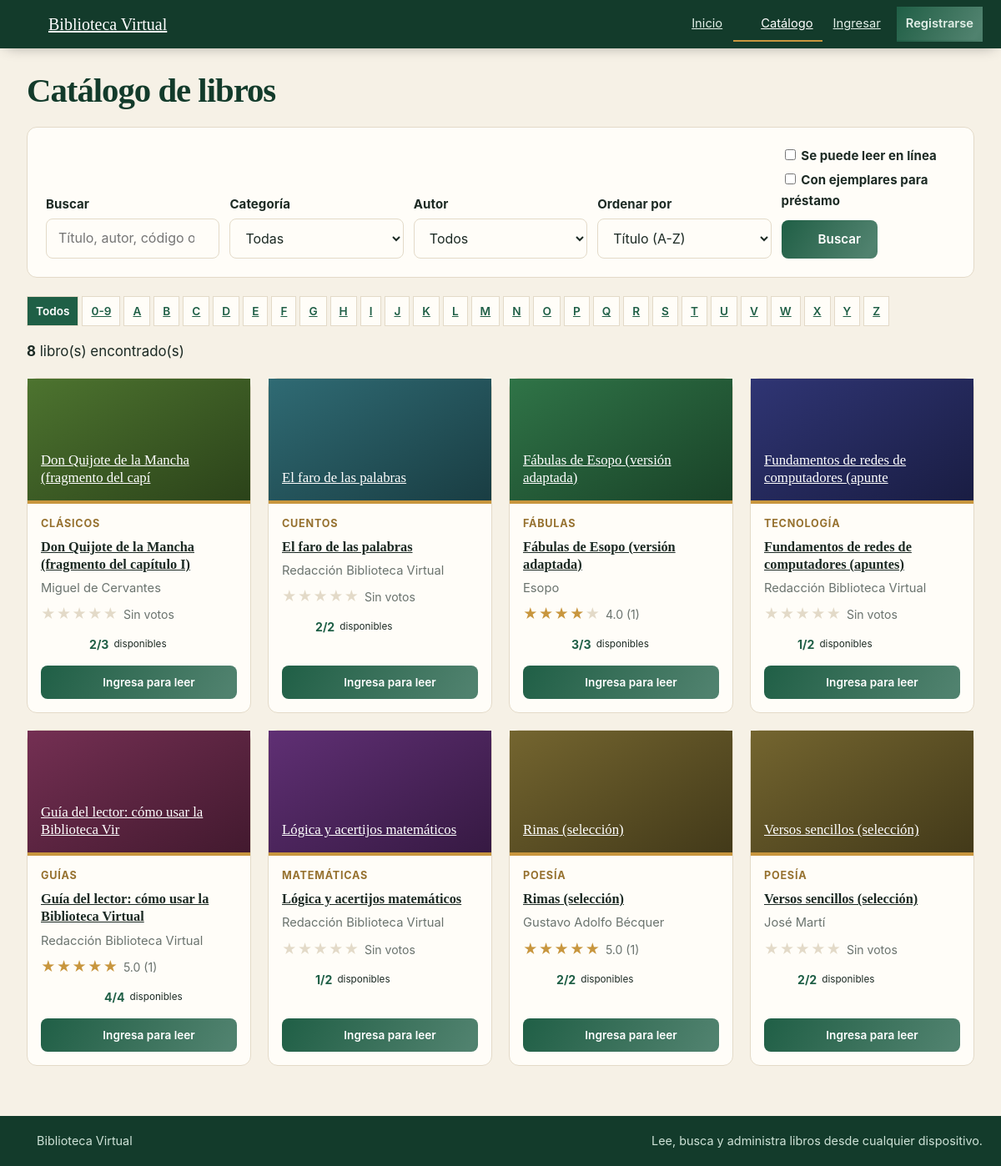
/catalogo.php, run on the app's committed database.
### tables this page shows
CREATE TABLE configuracion (
  clave VARCHAR(40) NOT NULL,
  valor TEXT DEFAULT NULL,
  PRIMARY KEY (clave)
);

CREATE TABLE libros (
  id INT NOT NULL AUTO_INCREMENT,
  codigo VARCHAR(30) NOT NULL,
  titulo VARCHAR(150) NOT NULL,
  autor_id INT NOT NULL,
  categoria_id INT NOT NULL,
  editorial VARCHAR(100) DEFAULT NULL,
  anio SMALLINT DEFAULT NULL,
  ejemplares INT NOT NULL DEFAULT 0,
  descripcion TEXT DEFAULT NULL,
  archivo VARCHAR(80) DEFAULT NULL,
  creado_en TIMESTAMP NOT NULL DEFAULT CURRENT_TIMESTAMP,
  PRIMARY KEY (id),
  UNIQUE KEY uq_libros_codigo (codigo),
  KEY idx_libros_titulo (titulo),
  KEY idx_libros_autor (autor_id),
  KEY idx_libros_categoria (categoria_id),
  CONSTRAINT fk_libros_autor FOREIGN KEY (autor_id) REFERENCES autores(id) ON DELETE RESTRICT,
  CONSTRAINT fk_libros_categoria FOREIGN KEY (categoria_id) REFERENCES categorias(id) ON DELETE RESTRICT
);

CREATE TABLE categorias (
  id INT NOT NULL AUTO_INCREMENT,
  nombre VARCHAR(60) NOT NULL,
  descripcion VARCHAR(200) DEFAULT NULL,
  PRIMARY KEY (id),
  UNIQUE KEY uq_categorias_nombre (nombre)
);

CREATE TABLE autores (
  id INT NOT NULL AUTO_INCREMENT,
  nombre VARCHAR(100) NOT NULL,
  nacionalidad VARCHAR(60) DEFAULT NULL,
  PRIMARY KEY (id),
  UNIQUE KEY uq_autores_nombre (nombre)
);

### conectar.php (called while the page is built, shortened)
<?php
$servidor = isset($_SERVER['SERVER_NAME']) ? $_SERVER['SERVER_NAME'] : 'localhost';
if ($servidor === 'localhost' || $servidor === '127.0.0.1') {
    $DB_HOST = 'localhost';
    $DB_USER = 'root';
    $DB_PASS = '';
    $DB_NAME = 'biblioteca_virtual';
} else {
    $DB_HOST = 'sqlXXX.infinityfree.com';
    $DB_USER = 'ifXXXXXXXX';
    $DB_PASS = 'CLAVE_DE_LA_BASE';
    $DB_NAME = 'ifXXXXXXXX_biblioteca';
}
function db() {
    static $cn = null;
    global $DB_HOST, $DB_USER, $DB_PASS, $DB_NAME;
    if ($cn === null) {
        $cn = new mysqli($DB_HOST, $DB_USER, $DB_PASS, $DB_NAME);
        $cn->set_charset('utf8mb4');
        $cn->query("SET time_zone = '-05:00'");
    }
    return $cn;
}

### catalogo.php (the view, shortened to what this page needs)
<?php
require_once 'seguridad.php';
$cn = db();
$q = trim(isset($_GET['q']) ? $_GET['q'] : '');
$categoria = (int)(isset($_GET['categoria']) ? $_GET['categoria'] : 0);
$autor = (int)(isset($_GET['autor']) ? $_GET['autor'] : 0);
$letra = strtoupper(trim(isset($_GET['letra']) ? $_GET['letra'] : ''));
if (!preg_match('/^([A-Z]|0)$/', $letra)) { $letra = ''; }
$solo_disp = isset($_GET['disp']) ? 1 : 0;
$solo_leer = isset($_GET['leer']) ? 1 : 0;
$ordenes = array(
    'titulo_asc' => 'l.titulo ASC',
    'titulo_desc' => 'l.titulo DESC',
    'autor' => 'a.nombre ASC, l.titulo ASC',
    'anio_desc' => 'l.anio DESC, l.titulo ASC',
    'anio_asc' => 'l.anio ASC, l.titulo ASC',
    'disp_desc' => 'disponibles DESC, l.titulo ASC'
);
$orden = isset($_GET['orden']) ? $_GET['orden'] : 'titulo_asc';
$expr_disp = sql_disponibles('l');
$donde = ' WHERE 1=1';
$tipos = '';
$params = array();
$desde = ' FROM libros l JOIN autores a ON a.id = l.autor_id JOIN categorias c ON c.id = l.categoria_id';
$total = (int)valor($cn, 'SELECT COUNT(*)' . $desde . $donde, $tipos, $params);
$por_pagina = 12;
$paginas = max(1, (int)ceil($total / $por_pagina));
$pagina = max(1, min($paginas, (int)(isset($_GET['pagina']) ? $_GET['pagina'] : 1)));
$libros = consulta($cn, 'SELECT l.id, l.titulo, l.anio, l.ejemplares, l.categoria_id, c.nombre AS categoria, a.nombre AS autor, ' . $expr_disp . ' AS disponibles, ' . sql_extra_tarjeta() . $desde . $donde . ' ORDER BY ' . $ordenes[$orden] . ' LIMIT ' . $por_pagina . ' OFFSET ' . (($pagina - 1) * $por_pagina), $tipos, $params);
$base = $_GET;
unset($base['pagina']);
$enlace = function ($extra) use ($base) {
    return 'catalogo.php?' . http_build_query(array_merge($base, $extra));
};
require 'cabecera.php';
?>
<h1>Catálogo de libros</h1>
<form class="panel" method="get" action="catalogo.php">
  <div class="filtros">
    <div><label for="q">Buscar</label><input id="q" type="search" name="q" value="<?php echo e($q); ?>" placeholder="Título, autor, código o editorial"></div>
    <div><label for="categoria">Categoría</label>
      <select id="categoria" name="categoria"><option value="0">Todas</option>
      </select></div>
    <div><label for="autor">Autor</label>
      <select id="autor" name="autor"><option value="0">Todos</option>
      </select></div>
    <div><label for="orden">Ordenar por</label>
      <select id="orden" name="orden">
        <option value="titulo_asc" <?php echo $orden === 'titulo_asc' ? 'selected' : ''; ?>>Título (A-Z)</option>
      </select></div>
    <div><label><input type="checkbox" name="leer" value="1" <?php echo $solo_leer ? 'checked' : ''; ?>> Se puede leer en línea</label>
      <label><input type="checkbox" name="disp" value="1" <?php echo $solo_disp ? 'checked' : ''; ?>> Con ejemplares para préstamo</label>
      <button class="btn" type="submit" style="margin-top:6px"><?php echo icono('buscar', 16); ?> Buscar</button></div>
  </div>
</form>
<div class="alfabeto" aria-label="Índice alfabético">
  <a class="<?php echo $letra === '' ? 'activo' : ''; ?>" href="<?php echo e($enlace(array('letra' => ''))); ?>">Todos</a>
  <a class="<?php echo $letra === '0' ? 'activo' : ''; ?>" href="<?php echo e($enlace(array('letra' => '0'))); ?>">0-9</a>
  <?php foreach (range('A', 'Z') as $L): ?><a class="<?php echo $letra === $L ? 'activo' : ''; ?>" href="<?php echo e($enlace(array('letra' => $L))); ?>"><?php echo $L; ?></a><?php endforeach; ?>
</div>
<p><strong><?php echo $total; ?></strong> libro(s) encontrado(s)<?php echo ($q !== '' || $categoria || $autor || $letra !== '' || $solo_disp || $solo_leer) ? ' · <a href="catalogo.php">Limpiar filtros</a>' : ''; ?></p>
<?php if (!count($libros)): ?>
  <div class="vacio">No se encontraron libros con esos criterios.</div>
<?php else: ?>
  <div class="rejilla">
    <?php foreach ($libros as $l) { echo tarjeta_libro($l); } ?>
  </div>
<?php endif; ?>
<?php require 'pie.php'; ?>

### cabecera.php (shortened to what this page needs)
<?php
$cab_cfg = config_sitio();
$cab_usuario = usuario_actual();
$cab_tema = ($cab_usuario && in_array($cab_usuario['tema'], array('auto', 'claro', 'oscuro'), true)) ? $cab_usuario['tema'] : 'auto';
$cab_pagina = basename($_SERVER['PHP_SELF']);
$cab_vencidos = 0;
$cab_solicitudes = 0;
$cab_edad = 0;
$cab_sugerencias = 0;
$cab_menu = array();
if (es_admin()) {
    $cab_menu = array(
        array('panel.php', 'Panel', 'inicio', array('panel.php'), 0),
        array('libros.php', 'Libros', 'libro', array('libros.php', 'libro_form.php', 'capitulos.php', 'capitulo_form.php'), 0),
        array('categorias.php', 'Categorías', 'etiqueta', array('categorias.php', 'categoria_form.php'), 0),
        array('autores.php', 'Autores', 'pluma', array('autores.php', 'autor_form.php'), 0),
        array('usuarios.php', 'Usuarios', 'usuario', array('usuarios.php', 'usuario_form.php', 'solicitudes_edad.php'), $cab_edad),
        array('prestamos.php', 'Préstamos', 'prestamo', array('prestamos.php', 'prestamo_form.php'), $cab_vencidos + $cab_solicitudes),
        array('sugerencias.php', 'Sugerencias', 'idea', array('sugerencias.php'), $cab_sugerencias),
        array('informes.php', 'Informes', 'grafico', array('informes.php'), 0),
        array('apariencia.php', 'Apariencia', 'paleta', array('apariencia.php'), 0),
        array('catalogo.php', 'Catálogo', 'buscar', array('catalogo.php', 'libro.php', 'leer.php'), 0)
    );
} else {
    $cab_menu[] = array('index.php', 'Inicio', 'inicio', array('index.php'), 0);
    $cab_menu[] = array('catalogo.php', 'Catálogo', 'buscar', array('catalogo.php', 'libro.php'), 0);
}
?>
<!DOCTYPE html>
<html lang="es" data-tema="<?php echo e($cab_tema); ?>">
<head>
<link rel="stylesheet" href="estilos.css?v=20261126-2">
</head>
<body data-csrf="<?php echo e(csrf_token()); ?>" data-logueado="<?php echo logueado() ? '1' : '0'; ?>">
<header class="barra">
  <div class="barra-in">
    <a class="logo" href="<?php echo es_admin() ? 'panel.php' : (es_bibliotecario() ? 'panel_bibliotecario.php' : 'index.php'); ?>"><?php echo icono('libro', 26); ?><span><?php echo e($cab_cfg['nombre_sitio']); ?></span></a>
    <nav class="menu">
      <?php foreach ($cab_menu as $cab_item): ?>
        <a class="<?php echo in_array($cab_pagina, $cab_item[3], true) ? 'activo' : ''; ?>" href="<?php echo e($cab_item[0]); ?>"><?php echo icono($cab_item[2], 16); ?> <?php echo e($cab_item[1]); ?></a>
      <?php endforeach; ?>
      <?php if (logueado()): ?>
        <a class="<?php echo $cab_pagina === 'perfil.php' ? 'activo' : ''; ?>" href="perfil.php"><?php echo $cab_usuario ? avatar_html($cab_usuario, 26) : icono('usuario', 16); ?> <?php echo e($_SESSION['nombre']); ?></a>
        <a href="logout.php"><?php echo icono('salir', 16); ?> Salir</a>
      <?php else: ?>
        <a class="<?php echo $cab_pagina === 'login.php' ? 'activo' : ''; ?>" href="login.php">Ingresar</a>
        <a class="btn btn-sm" href="registro.php">Registrarse</a>
      <?php endif; ?>
    </nav>
  </div>
</header>
<main class="contenedor">

### seguridad.php (shortened to what this page needs)
<?php
require_once __DIR__ . '/conectar.php';
function e($v) {
    return htmlspecialchars((string)$v, ENT_QUOTES, 'UTF-8');
}
function logueado() {
    return !empty($_SESSION['usuario_id']);
}
function es_admin() {
    return logueado() && isset($_SESSION['rol']) && $_SESSION['rol'] === 'admin';
}
function es_lector() {
    return logueado() && isset($_SESSION['rol']) && $_SESSION['rol'] === 'lector';
}
function es_bibliotecario() {
    return logueado() && isset($_SESSION['rol']) && $_SESSION['rol'] === 'bibliotecario';
}
function csrf_token() {
    return $_SESSION['csrf'];
}
function consulta($cn, $sql, $tipos = '', $params = array()) {
    $st = $cn->prepare($sql);
    $st->execute();
    $filas = array();
    $meta = $st->result_metadata();
    if ($meta) {
        if (method_exists($st, 'get_result')) {
            $r = $st->get_result();
            while ($f = $r->fetch_assoc()) { $filas[] = $f; }
        }
    }
    return $filas;
}
function fila($cn, $sql, $tipos = '', $params = array()) {
    $f = consulta($cn, $sql, $tipos, $params);
    return $f ? $f[0] : null;
}
function valor($cn, $sql, $tipos = '', $params = array()) {
    $f = fila($cn, $sql, $tipos, $params);
    return reset($f);
}
function usuario_actual() {
    static $u = false;
    if ($u === false) {
        $u = null;
    }
    return $u;
}
function config_sitio() {
    static $c = null;
    if ($c === null) {
        $c = array('nombre_sitio' => 'Biblioteca Virtual', 'color_primario' => '#1f5f46', 'color_acento' => '#c8963e', 'color_fondo' => '#f6f1e6', 'color_fondo_oscuro' => '#101a16', 'css_extra' => '');
        try {
            foreach (consulta(db(), 'SELECT clave, valor FROM configuracion') as $f) { $c[$f['clave']] = (string)$f['valor']; }
        } catch (Throwable $ex) {
        }
    }
    return $c;
}
function sql_disponibles($alias = 'l') {
    return '(' . $alias . ".ejemplares - (SELECT COUNT(*) FROM prestamos pd WHERE pd.libro_id = " . $alias . ".id AND pd.estado = 'Activo'))";
}
function sql_promedio($alias = 'l') {
    return '(SELECT ROUND(AVG(rs.puntuacion), 1) FROM resenas rs WHERE rs.libro_id = ' . $alias . '.id)';
}
function sql_votos($alias = 'l') {
    return '(SELECT COUNT(*) FROM resenas rv WHERE rv.libro_id = ' . $alias . '.id)';
}
function sql_leible($alias = 'l') {
    return '((SELECT COUNT(*) FROM capitulos cp WHERE cp.libro_id = ' . $alias . '.id) > 0 OR ' . $alias . '.archivo IS NOT NULL)';
}
function sql_extra_tarjeta() {
    return sql_promedio('l') . ' AS promedio, ' . sql_votos('l') . ' AS votos, ' . sql_leible('l') . ' AS leible';
}
function estrellas($promedio, $votos = null) {
    $p = (float)$promedio;
    $html = '<span class="estrellas" title="' . ($votos === 0 ? 'Sin calificaciones' : number_format($p, 1) . ' de 5') . '">';
    for ($i = 1; $i <= 5; $i++) {
        $html .= '<span class="' . ($p >= $i - 0.25 ? 'llena' : ($p >= $i - 0.75 ? 'media' : 'vacia')) . '">★</span>';
    }
    if ($votos !== null) { $html .= ' <small>' . ($votos > 0 ? number_format($p, 1) . ' (' . (int)$votos . ')' : 'Sin votos') . '</small>'; }
    return $html . '</span>';
}
function icono($nombre, $tam = 18) {
    $trazo = isset($p[$nombre]) ? $p[$nombre] : $p['libro'];
    return '<svg class="ico" width="' . (int)$tam . '" height="' . (int)$tam . '" viewBox="0 0 24 24" fill="none" stroke="currentColor" stroke-width="2" stroke-linecap="round" stroke-linejoin="round" aria-hidden="true">' . $trazo . '</svg>';
}
function iconos_ejemplares($disp, $total) {
    $disp = max(0, (int)$disp);
    $total = max(0, (int)$total);
    $mostrar = min($total, 10);
    $html = '<span class="ejemplares-iconos" title="' . $disp . ' de ' . $total . ' ejemplares físicos disponibles">';
    for ($i = 1; $i <= $mostrar; $i++) {
        $html .= '<span class="ej ' . ($i <= $disp ? 'on' : 'off') . '">' . icono('libro', 16) . '</span>';
    }
    return $html . '</span>';
}
function tarjeta_libro($l) {
    $disp = (int)$l['disponibles'];
    $total = (int)$l['ejemplares'];
    $matiz = ((int)$l['categoria_id'] * 47) % 360;
    $url = 'libro.php?id=' . (int)$l['id'];
    $leible = !empty($l['leible']);
    $h = '<article class="tarjeta-libro">';
    $h .= '<a class="portada" href="' . $url . '" style="--h:' . $matiz . '">' . icono('libro', 30) . '<span>' . e(mb_substr($l['titulo'], 0, 44)) . '</span></a>';
    $h .= '<div class="datos"><span class="cat">' . e($l['categoria']) . '</span>';
    $h .= '<h3><a href="' . $url . '">' . e($l['titulo']) . '</a></h3>';
    $h .= '<p class="autor">' . e($l['autor']) . '</p>';
    $h .= '<div class="valoracion">' . estrellas(isset($l['promedio']) ? $l['promedio'] : 0, isset($l['votos']) ? (int)$l['votos'] : 0) . '</div>';
    if ($total > 0) {
        $h .= '<div class="stock ' . ($disp > 0 ? 'hay' : 'agotado') . '">' . iconos_ejemplares($disp, $total) . '<strong>' . $disp . '/' . $total . '</strong> <small>disponibles</small></div>';
    } else {
        $h .= '<div class="stock hay"><small>Solo lectura en línea</small></div>';
    }
    $h .= '<div class="acciones-tarjeta">';
    if ($leible && logueado()) {
        $h .= '<a class="btn btn-sm" href="leer.php?id=' . (int)$l['id'] . '">' . icono('abierto', 16) . ' Leer ahora</a>';
    } elseif ($leible) {
        $h .= '<a class="btn btn-sm" href="login.php">' . icono('abierto', 16) . ' Ingresa para leer</a>';
    }
    $h .= '</div>';
    return $h . '</div></article>';
}

### data on the page
configuracion: valor "Biblioteca Virtual"
libros: $tam 30 (drawn), titulo "Don Quijote de la Mancha (fragmento del capí", categoria.nombre "CLÁSICOS", titulo "Don Quijote de la Mancha (fragmento del capítulo I)", autor.nombre "Miguel de Cervantes", shows "Sin votos", $tam 16 (drawn), disp "2", ejemplares "3"
libros: $tam 30 (drawn), titulo "El faro de las palabras", categoria.nombre "CUENTOS", autor.nombre "Redacción Biblioteca Virtual", shows "Sin votos", $tam 16 (drawn), disp "2", ejemplares "2"
libros: $tam 30 (drawn), titulo "Fábulas de Esopo (versión adaptada)", categoria.nombre "FÁBULAS", autor.nombre "Esopo", p "4.0", votos "1", $tam 16 (drawn), disp "3", ejemplares "3"
libros: $tam 30 (drawn), titulo "Fundamentos de redes de computadores (apunte", categoria.nombre "TECNOLOGÍA", titulo "Fundamentos de redes de computadores (apuntes)", autor.nombre "Redacción Biblioteca Virtual", shows "Sin votos", $tam 16 (drawn), disp "1", ejemplares "2"
libros: $tam 30 (drawn), titulo "Guía del lector: cómo usar la Biblioteca Vir", categoria.nombre "GUÍAS", titulo "Guía del lector: cómo usar la Biblioteca Virtual", autor.nombre "Redacción Biblioteca Virtual", p "5.0", votos "1", $tam 16 (drawn), disp "4", ejemplares "4"
libros: $tam 30 (drawn), titulo "Lógica y acertijos matemáticos", categoria.nombre "MATEMÁTICAS", autor.nombre "Redacción Biblioteca Virtual", shows "Sin votos", $tam 16 (drawn), disp "1", ejemplares "2"
libros: $tam 30 (drawn), titulo "Rimas (selección)", categoria.nombre "POESÍA", autor.nombre "Gustavo Adolfo Bécquer", p "5.0", votos "1", $tam 16 (drawn), disp "2", ejemplares "2"
libros: $tam 30 (drawn), titulo "Versos sencillos (selección)", categoria.nombre "POESÍA", autor.nombre "José Martí", shows "Sin votos", $tam 16 (drawn), disp "2", ejemplares "2"

### other printed values
$cab_item[1] "Inicio"
$cab_item[1] "Catálogo"
$L "A"
$L "B"
$L "C"
$L "D"
$L "E"
$L "F"
$L "G"
$L "H"
$L "I"
$L "J"
$L "K"
$L "L"
$L "M"
